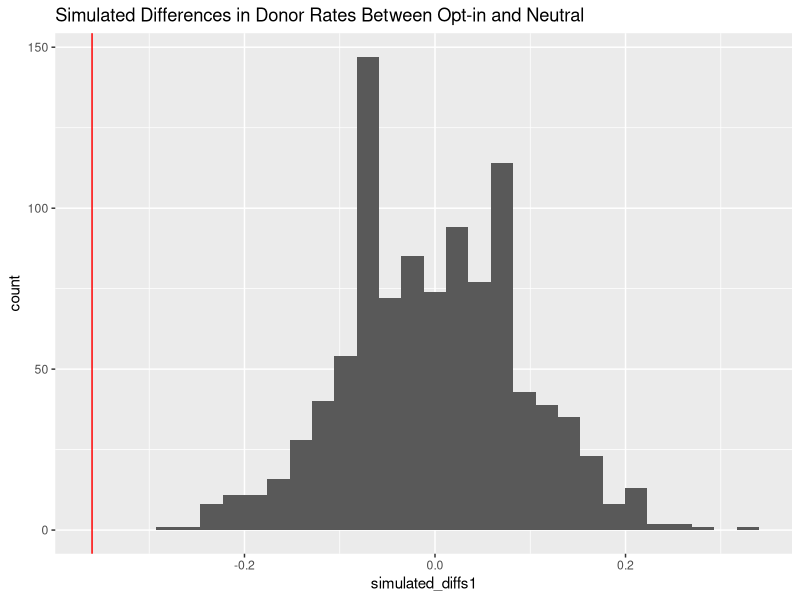
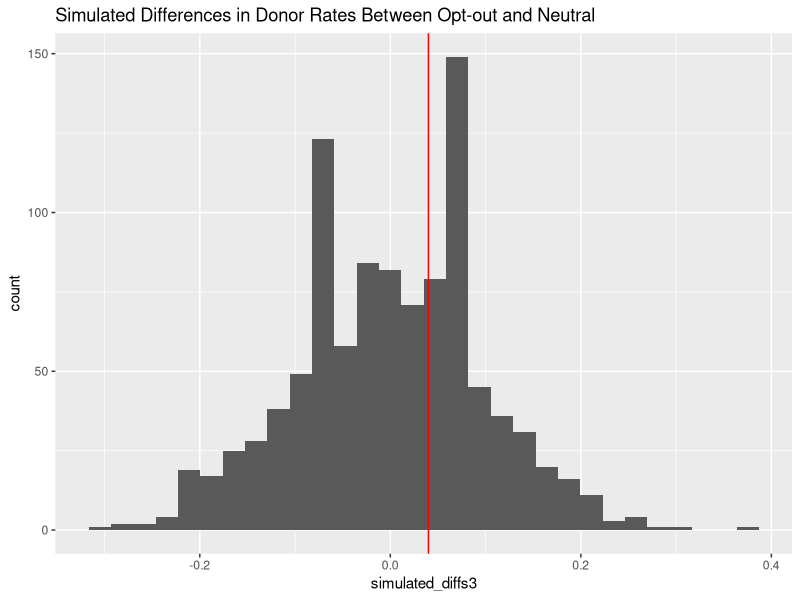

These charts were generated, in order, by the following R code:
## ---- chunk 1
#| include: false

library(tidyverse)
## ---- chunk 2
#| include: false

organ_data <- tibble(option = rep(c("Opt-in", "Opt-out", "Neutral"), each = 50),
                       choice = c(rep("Donor", 21), rep("Non-Donor", 29), 
                                   rep("Donor", 41), rep("Non-Donor", 9),
                                  rep("Donor", 39), rep("Non-Donor", 11)))
print(organ_data, n = Inf)

sample(organ_data$option)
## ---- chunk 3
#| include: false

histogram <- function(dataset, xvar, value)  {
  ggplot() +
    geom_histogram(data = dataset, mapping = aes(x = {{ xvar }})) +
    geom_vline(xintercept = value, color = "red")  
    }
## ---- chunk 4
#| include: false 
#opt in vs neutral#

organ_summary1 <- organ_data |>
  group_by(option) |>
  summarize(prop_donor = mean(choice == "Donor"))
observed_diff1 <- organ_summary1[[2]][2] - organ_summary1[[2]][1]

## ---- chunk 5
#| include: false
simulated_diffs1 <- vector("double", 1000)
for(i in 1:1000) {
  organ_summary1 <- organ_data |>
    mutate(option = sample(option)) |>
    group_by(option) |>
    summarize(prop_donor = mean(choice == "Donor"))
  simulated_diffs1[[i]] <- organ_summary1[[2]][2] - organ_summary1[[2]][1]}
## ---- chunk 6
#| warning: false
null_hypothesis1 <- tibble(simulated_diffs1 = simulated_diffs1)

histogram(dataset = null_hypothesis1, xvar = simulated_diffs1, value = observed_diff1) + labs(title = "Simulated Differences in Donor Rates Between Opt-in and Neutral") + theme_update()

p_value1 <- sum(abs(simulated_diffs1) >= abs(observed_diff1)) / 1000
p_value1
## ---- chunk 7
#| include: false
#opt-out vs neutral#
organ_summary3 <- organ_data |>
  group_by(option) |>
  summarize(prop_donor = mean(choice == "Donor"))
observed_diff3 <- organ_summary3[[2]][3] - organ_summary3[[2]][1]
## ---- chunk 8
#| include: false
simulated_diffs3 <- vector("double", 1000)
for(i in 1:1000) {
  organ_summary3 <- organ_data |>
    mutate(option = sample(option)) |>
    group_by(option) |>
    summarize(prop_donor = mean(choice == "Donor"))
  simulated_diffs3[[i]] <- organ_summary3[[2]][3] - organ_summary3[[2]][1]}
## ---- chunk 9
#| warning: false
null_hypothesis3 <- tibble(simulated_diffs3 = simulated_diffs3)

histogram(dataset = null_hypothesis3, xvar = simulated_diffs3, value = observed_diff3) + labs(title = "Simulated Differences in Donor Rates Between Opt-out and Neutral") + theme_update()

p_value3 <- sum(abs(simulated_diffs3) >= abs(observed_diff3)) / 1000
p_value3
## ---- chunk 10
organ2 <- matrix(c(21,29,41,9,39,11), ncol=2, byrow=TRUE)
colnames(organ2) <- c("Donor", "Non-Donor")
rownames(organ2) <- c("Opt-in","Opt-out","Neutral")
organ2 <- as.table(organ2)
## ---- chunk 11
chisq <- chisq.test(organ2)$p.value
